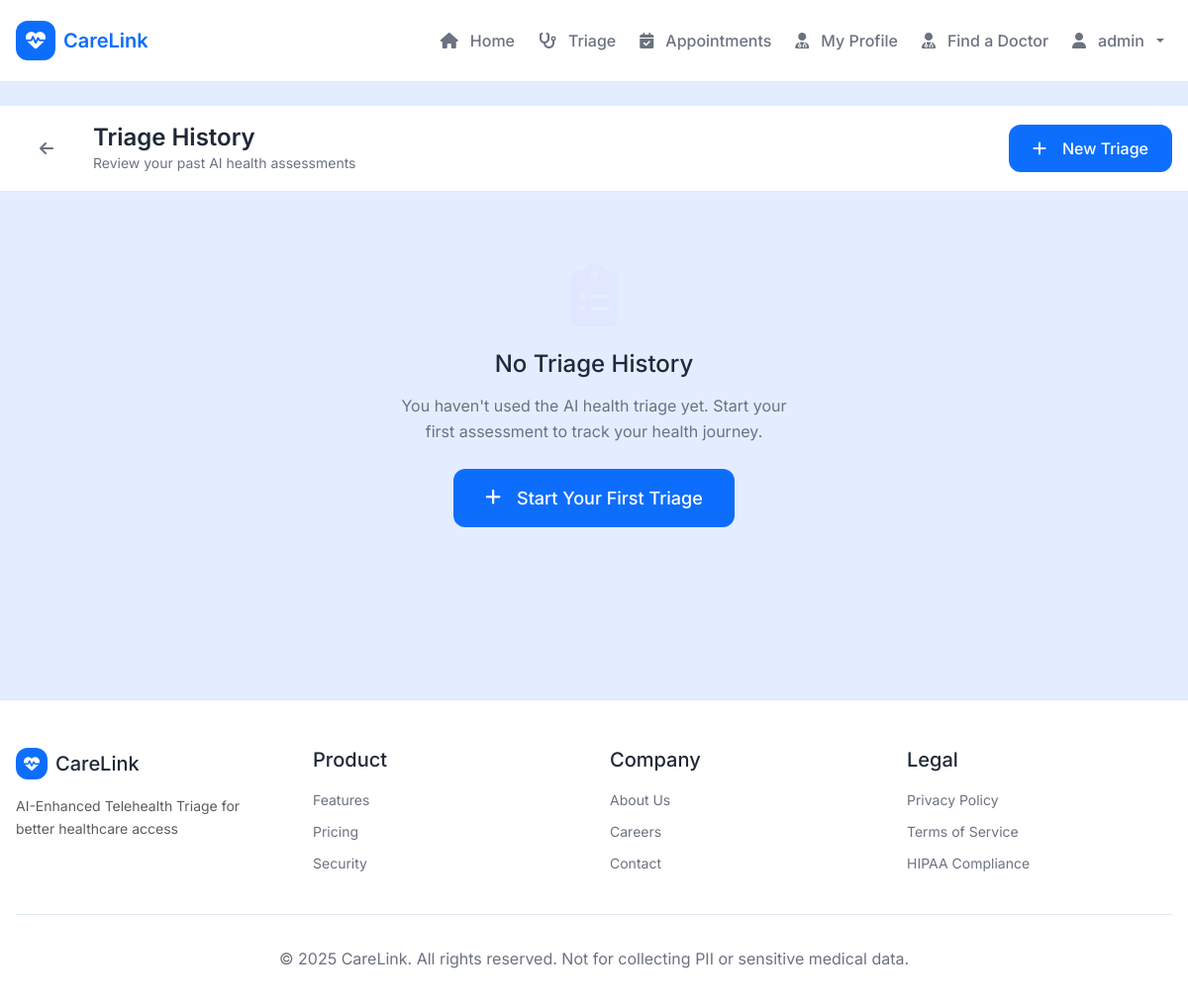
The page /triage/history/ (signed in) on the database as committed earlier.
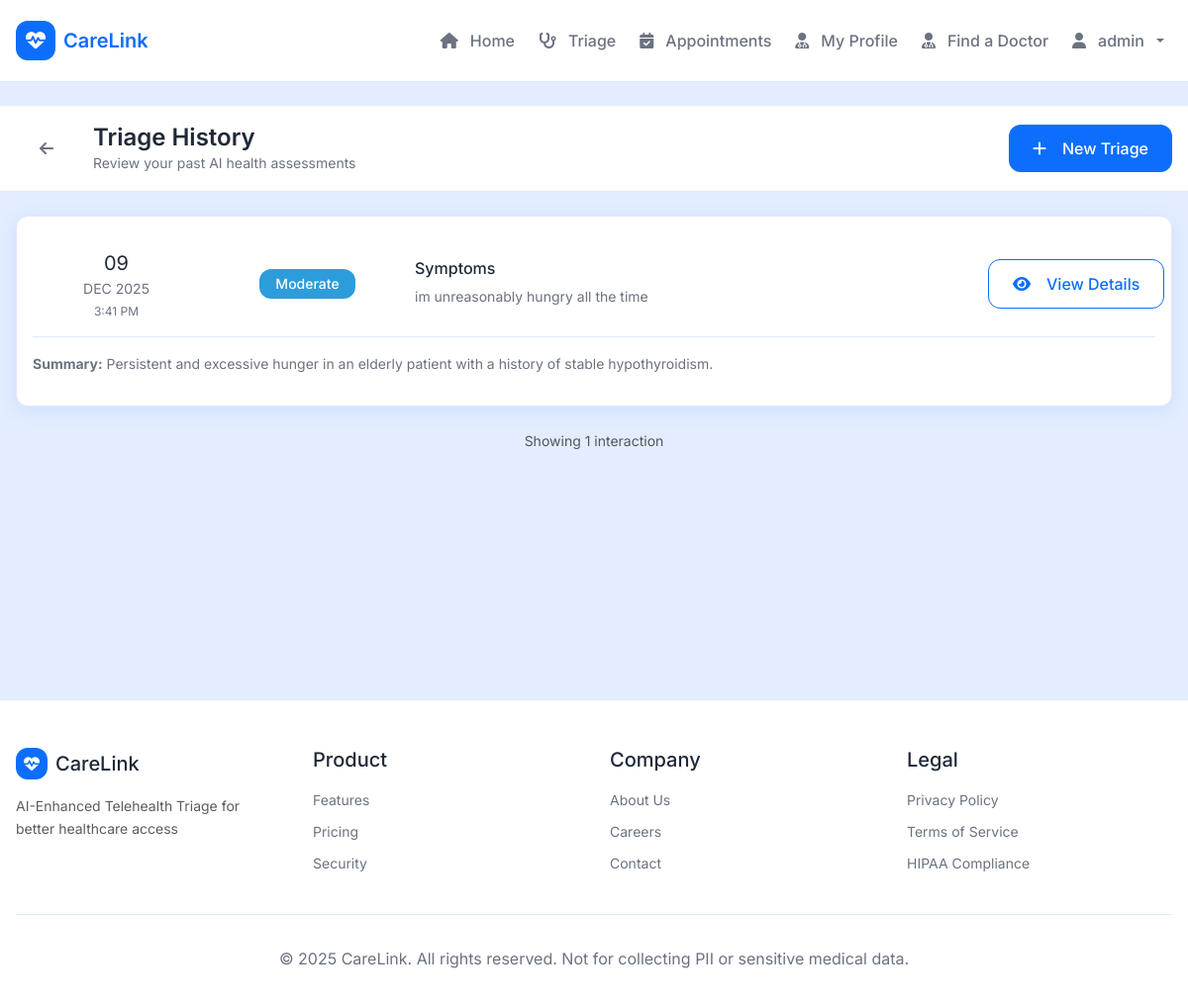
The same page on the database as committed later.
### triage/models.py (models this page shows, shortened)
class TriageInteraction(models.Model):
    user = models.ForeignKey(User, on_delete=models.CASCADE, related_name="triage_interactions")
    session_id = models.CharField(
        max_length=255, blank=True, null=True, help_text="Unique identifier for chat session"
    )
    symptoms_text = models.TextField()
    severity = models.CharField(max_length=20, blank=True, null=True)
    result = models.JSONField(blank=True, null=True)
    assigned_doctor = models.ForeignKey(
        settings.AUTH_USER_MODEL,
        null=True,
        blank=True,
        on_delete=models.SET_NULL,
        related_name="assigned_triage_interactions",
        help_text="Doctor/admin assigned to follow up on this triage report",
    )
    doctor_notes = models.TextField(
        blank=True, null=True, help_text="Professional notes or feedback from doctor/admin"
    )
    reviewed_by = models.ForeignKey(
        settings.AUTH_USER_MODEL,
        null=True,
        blank=True,
        on_delete=models.SET_NULL,
        related_name="triage_reviews",
        help_text="Doctor/admin who reviewed this triage report",
    )
    reviewed_at = models.DateTimeField(
        null=True, blank=True, help_text="Timestamp when doctor notes were last updated"
    )
    review_status = models.CharField(
        max_length=20,
        choices=[
            ("pending_review", "Pending Review"),
            ("under_review", "Under Review"),
            ("finished_review", "Finished Review"),
        ],
        default="pending_review",
        help_text="Current status of the triage review process",
    )
    data_integrity_status = models.CharField(
        max_length=20,
        choices=[
            ("pending", "Pending Verification"),
            ("verified", "Verified - Consistent"),
            ("discrepancy", "Discrepancy Found"),
        ],
        default="pending",
        help_text="Status of symptom verification against medical records"
    )
    data_integrity_notes = models.TextField(
        blank=True,
        null=True,
        help_text="Notes regarding data integrity or discrepancies found"
    )
    created_at = models.DateTimeField(auto_now_add=True)
    updated_at = models.DateTimeField(auto_now=True)
    class Meta:
        ordering = ["-updated_at"]

### accounts/views.py (the view)
    def wrapper(request, *args, **kwargs):
        if not request.user.is_authenticated:
            return redirect("accounts:login")
        role = get_user_role(request.user)
        if role != "patient":
            messages.error(request, "Access denied. This page is for patients only.")
            return redirect("home:index")
        return view_func(request, *args, **kwargs)

### accounts/views.py (called while the page is built)
def get_user_role(user):
    try:
        return user.patient_profile.role
    except PatientProfile.DoesNotExist:
        return "patient"  # Default to patient

def patient_required(view_func):
    def wrapper(request, *args, **kwargs):
        if not request.user.is_authenticated:
            return redirect("accounts:login")
        role = get_user_role(request.user)
        if role != "patient":
            messages.error(request, "Access denied. This page is for patients only.")
            return redirect("home:index")
        return view_func(request, *args, **kwargs)
    return wrapper

### triage/views.py (called while the page is built)
@patient_required
def history(request):
    from django.db.models import Max
    latest_interactions = (
        TriageInteraction.objects.filter(user=request.user)
        .values("session_id")
        .annotate(latest_id=Max("id"))
        .values_list("latest_id", flat=True)
    )
    interactions = TriageInteraction.objects.filter(id__in=latest_interactions).order_by(
        "-updated_at"
    )
    return render(request, "triage/history.html", {"interactions": interactions})

### templates/triage/history.html (shortened to what the changed rows need)
{% extends "base.html" %}
{% load static %}
{% block content %}
    <div style="background: var(--cl-bg); min-height: calc(100vh - 200px);">
        <header style="background: white; border-bottom: 1px solid var(--cl-border);">
            <div class="container py-3">
                <div class="d-flex align-items-center justify-content-between">
                    <div class="d-flex align-items-center gap-3">
                        <div>
                            <h2 class="mb-0" style="font-size: var(--cl-h3); color: var(--cl-text);">Triage History</h2>
                        </div>
                    </div>
                </div>
            </div>
        </header>
        <div class="container py-4">
            {% if interactions %}
                <div class="row g-3">
                    {% for interaction in interactions %}
                        <div class="col-12">
                            <div class="card"
                                 style="border: 1px solid var(--cl-border);
                                        transition: box-shadow 0.2s">
                                <div class="card-body">
                                    <div class="row align-items-center">
                                        <div class="col-md-2">
                                            <div class="text-center">
                                                <div style="font-size: var(--cl-h4);
                                                            font-weight: var(--cl-font-bold);
                                                            color: var(--cl-text)">
                                                    {{ interaction.updated_at|date:"d" }}
                                                </div>
                                                <div style="font-size: var(--cl-sm);
                                                            color: var(--cl-text-muted);
                                                            text-transform: uppercase">
                                                    {{ interaction.updated_at|date:"M Y" }}
                                                </div>
                                                <div style="font-size: var(--cl-xs);
                                                            color: var(--cl-text-muted);
                                                            margin-top: 0.25rem">
                                                    {{ interaction.updated_at|date:"g:i A" }}
                                                </div>
                                            </div>
                                        </div>
                                        <div class="col-md-2 text-center">
                                            <span class="badge"
                                                  style="padding:8px 16px;
                                                         font-size: var(--cl-sm);
                                                         border-radius:12px;
                                                         background: {% if interaction.severity == 'Critical' %}var(--cl-red) {% elif interaction.severity == 'Severe' %}var(--cl-amber) {% elif interaction.severity == 'Moderate' %}var(--cl-teal) {% else %}var(--cl-green){% endif %};
                                                         color:white">
                                                {{ interaction.severity|default:"Moderate" }}
                                            </span>
                                        </div>
                                        <div class="col-md-6">
                                            <h5 class="mb-2"
                                                style="font-size: var(--cl-base);
                                                       color: var(--cl-text);
                                                       font-weight: var(--cl-font-medium)">Symptoms</h5>
                                            <p class="mb-0"
                                               style="font-size: var(--cl-sm);
                                                      color: var(--cl-text-muted);
                                                      overflow: hidden;
                                                      text-overflow: ellipsis;
                                                      display: -webkit-box;
                                                      -webkit-line-clamp: 2;
                                                      -webkit-box-orient: vertical">
                                                {{ interaction.symptoms_text|truncatewords:30 }}
                                            </p>
                                        </div>
                                        <div class="col-md-2 text-end">
                                            <a href="{% url 'triage:detail' interaction.id %}"
                                               class="btn btn-outline-primary">
                                                <i class="fas fa-eye me-2"></i>View Details
                                            </a>
                                        </div>
                                    </div>
                                    {% if interaction.result.summary %}
                                        <div class="mt-3 pt-3" style="border-top: 1px solid var(--cl-border);">
                                            <div style="font-size: var(--cl-sm); color: var(--cl-text-muted);">
                                                <strong>Summary:</strong> {{ interaction.result.summary|truncatewords:20 }}
                                            </div>
                                        </div>
                                    {% endif %}
                                </div>
                            </div>
                        </div>
                    {% endfor %}
                </div>
                <div class="mt-4 text-center">
                    <p class="text-muted mb-0" style="font-size: var(--cl-sm);">
                        Showing {{ interactions|length }} interaction{{ interactions|length|pluralize }}
                    </p>
                </div>
            {% else %}
                <div class="text-center py-5">
                    <div class="mb-4">
                        <i class="fas fa-clipboard-list fa-4x" style="color: var(--cl-border);"></i>
                    </div>
                    <h3 class="mb-3" style="color: var(--cl-text);">No Triage History</h3>
                    <p class="mb-4"
                       style="color: var(--cl-text-muted);
                              max-width: 400px;
                              margin-left: auto;
                              margin-right: auto">
                        You haven't used the AI health triage yet. Start your first assessment to track your health journey.
                    </p>
                    <a href="{% url 'triage:chat' %}" class="btn btn-primary btn-lg">
                        <i class="fas fa-plus me-2"></i>Start Your First Triage
                    </a>
                </div>
            {% endif %}
        </div>
    </div>
{% endblock %}

Rows that differ between the two databases and show on the page:
added TriageInteraction: updated_at "09", updated_at "DEC 2025", updated_at "3:41 PM", severity "Moderate", symptoms_text "im unreasonably hungry all the time", result.summary "Persistent and excessive hunger in an elderly patient with a history of stable hypothyroidism."
Other text that changed with them:
{{ interactions|length }}: (not shown) → "1"
text no longer shown: "No Triage History You haven't used the AI health triage yet. Start your first assessment to track your health journey. Start Your First Triage"
text now shown: "Showing interaction"
